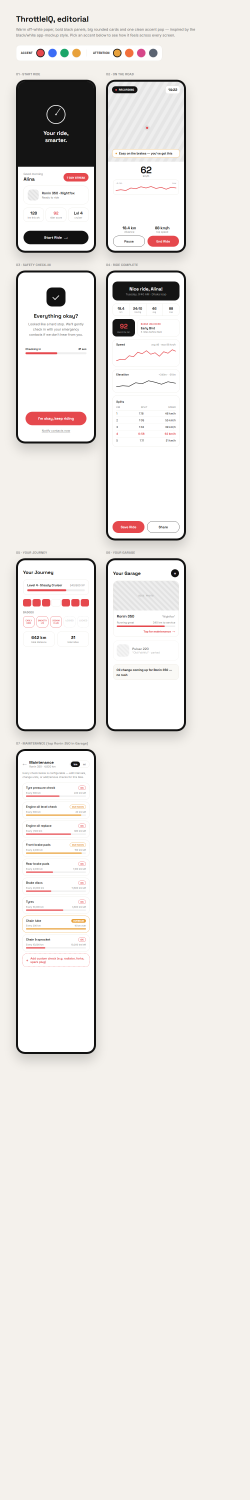
#> input picture website_demo/assets/ui/editorial-bw.png, 1000 x 6000 px, found by its file name (shown at 1/4 size)
$ python crop_screenshots.py
#> lines starting #> are read from the running program, lines starting #| are printed output that depends on the picture; after the words box and inside, x2 and y2 are one past the last pixel; in counts of white or black regions, pixels touching at a corner belong together
# -*- coding: utf-8 -*-
"""Crops 6 app-screen cards out of the two UI-sheet demo images
(`../../website_demo/assets/ui/{carbon-mono,editorial-bw}.png`, each a
1000x6000 2-column grid of 7 stacked screen cards) into standalone PNGs
for the social ad creatives.

The crop boxes below were measured once via background-diff row/column
projection: for each column x-range, find rows whose pixel difference
from the corner background color exceeds a threshold (20 for the light
Editorial sheet's paper background; needs to drop to ~20 for Carbon
Mono too once restricted to a single column, since dark-on-dark
contrast is low). Columns landed at x:(64,384) and x:(424,744) in both
sheets. Re-run that projection if the source sheets are ever
re-exported at different card positions — see the README's
"Regenerating after a UI change" section.

Three crops (`commuter-maintenance`, `commuter-ridelog`,
`enthusiast-journey`) have real content ending well before the source
card's full height — the sheet bakes in trailing blank space so every
card in a row matches the row's tallest card. Those three are trimmed
to their real content height (found via the same diff projection,
looking for the single largest contiguous non-content gap) so the ad
creative doesn't carry dead space. The other three (`enthusiast-
telemetry`, `family-parent`, `family-spouse`) keep their full crop —
their internal whitespace is deliberate breathing room before a
bottom-anchored CTA, not dead trailing space.

`family-parent`/`family-spouse` additionally get two bands redacted
after crop (see `REDACT` below, `issues_fixed.md` §72.1): the Safety
Check-In screen's own on-screen copy — "Looked like a hard stop. We'll
gently check in with your emergency contacts if we don't hear from
you" and a "Notify contacts now" link — implies live crash-contact
delivery that doesn't exist (`crash-notifications.ts` is mock
end-to-end, blocked on Blaze billing, same gap as §69.O3/§33). The
surrounding ad copy in `social.py` is already opt-in-only; this keeps
the screenshot itself from contradicting it. Each band is filled with
the locally-sampled background color (not a fixed color) so it blends
into either skin without a visible seam. If the source sheets are ever
re-exported, re-measure these bands the same way (crop a preview slice
around the paragraph/link and inspect it) — do not skip this step when
re-running this script, or the overclaim comes back.

Second pass (2026-09-19, for the wider `social-07..26` set): each sheet
has 7 stacked screen-cards per column and only some were cropped above.
Measured the same way (row-wise background-diff against each sheet's
`bg`, threshold 20) to find every remaining card's exact (y0, y1), then
padded ±10px to match the original six's convention:

- `start-ride-{carbon,editorial}` — card 01 (home/"Start Ride"), both
  skins, previously uncropped. The Editorial sheet's row-1 cards
  (`start-ride-editorial`, `on-the-road-editorial`) both need a tighter
  y1 (1030, not the naive core+10 of 1075) than the same detection
  method gives elsewhere: the background-diff mask stays "non-background"
  past the card's real rounded-bottom border (~1015) because of the
  card's own drop shadow, so a naive core+10 pad reaches far enough to
  pick up the next row's faint gray section label ("04 · RIDE COMPLETE"
  / similar) sitting at ~1048-1060. Checked visually (crop a wide band
  and inspect) rather than trusting the diff numbers alone — every other
  new crop below was spot-checked at its bottom 100px this same way and
  came back clean.
- `on-the-road-editorial` — card 02 in the Editorial skin (Carbon
  Mono's version was already `enthusiast-telemetry`).
- `garage-{carbon,editorial}` — card 06 ("Your Garage": bike list +
  service-due bar), both skins, previously uncropped.
- `journey-carbon` — card 05 in Carbon Mono (Editorial's version was
  already `enthusiast-journey`); kept full height (no trim) since the
  642 km / 31-rides total boxes sit right after the badge row with no
  real gap to cut at.
- `maintenance-carbon` — card 07 in Carbon Mono (Editorial's version
  was already `commuter-maintenance`); trimmed to the same ~73% content
  ratio as the Editorial crop so both stop at the same "Chain lube —
  OVERDUE" row.
- `ridecomplete-hero-editorial` — card 04 in Editorial (stats/badge/
  speed+elevation charts/Splits table — same content depth as Carbon
  Mono's `commuter-ridelog`, just the other skin), trimmed the same way
  to drop the card's own trailing Save Ride/Share buttons. (A separate
  crop of just those two buttons was tried and dropped — mostly empty
  card, not worth a creative on its own.)
"""
import os
import numpy as np
from PIL import Image, ImageDraw

HERE = os.path.dirname(os.path.abspath(__file__))
UI = os.path.join(HERE, "..", "..", "website_demo", "assets", "ui")
OUT = os.path.join(HERE, "screenshots")

CORNER_RADIUS = 30

# (sheet, (x0, y0, x1, y1)) — before trimming
CROPS = {
    "commuter-maintenance": ("editorial-bw.png", (54, 2986, 394, 4231)),
    "commuter-ridelog":     ("carbon-mono.png",  (414, 1002, 754, 2102)),
    "enthusiast-telemetry": ("carbon-mono.png",  (414, 241, 754, 953)),
    "enthusiast-journey":   ("editorial-bw.png", (54, 2223, 394, 2940)),
    "family-parent":        ("carbon-mono.png",  (54, 1002, 394, 1714)),
    "family-spouse":        ("editorial-bw.png", (54, 1072, 394, 1789)),
    # second pass — see module docstring
    "start-ride-carbon":            ("carbon-mono.png",  (54, 241, 394, 953)),
    "start-ride-editorial":         ("editorial-bw.png", (54, 308, 394, 1030)),
    "on-the-road-editorial":        ("editorial-bw.png", (414, 308, 754, 1030)),
    "garage-carbon":                ("carbon-mono.png",  (414, 2151, 754, 2863)),
    "garage-editorial":             ("editorial-bw.png", (414, 2219, 754, 2984)),
    "journey-carbon":               ("carbon-mono.png",  (54, 2151, 394, 2863)),
    "maintenance-carbon":           ("carbon-mono.png",  (54, 2912, 394, 4152)),
    "ridecomplete-hero-editorial":  ("editorial-bw.png", (414, 1068, 754, 2226)),
}

# post-crop trim to the real content height (drops baked-in trailing
# blank space; see module docstring)
TRIM_HEIGHT = {
    "commuter-maintenance": 910,
    "commuter-ridelog": 715,
    "enthusiast-journey": 375,
    "maintenance-carbon": 905,
    "ridecomplete-hero-editorial": 740,
}

# post-crop redaction bands (see module docstring + issues_fixed.md §72.1):
# [(y0, y1), ...] in the *cropped* image's own coordinates, filled with the
# locally-sampled background color.
REDACT = {
    "family-parent": [(196, 256), (647, 666)],
    "family-spouse": [(217, 275), (644, 660)],
}


def rounded_alpha(im, radius):
    im = im.convert("RGBA")
    mask = Image.new("L", im.size, 0)
    ImageDraw.Draw(mask).rounded_rectangle([0, 0, im.width - 1, im.height - 1],
                                            radius=radius, fill=255)
    im.putalpha(mask)
    return im


def redact_bands(im, bands):
    """Fill each (y0, y1) band with the locally-sampled background color
    (sampled just above the band, center columns) so the patch blends in
    on either a dark or light skin without a visible seam."""
    arr = np.array(im.convert("RGB"))
    im = im.convert("RGBA")
    d = ImageDraw.Draw(im)
    for y0, y1 in bands:
        row = arr[max(0, y0 - 8):y0 - 3, 30:im.width - 30, :]
        bg = tuple(int(v) for v in np.median(row, axis=(0, 1)))
        d.rectangle([14, y0, im.width - 14, y1], fill=bg + (255,))
    return im


def main():
    os.makedirs(OUT, exist_ok=True)
    sheets = {}
    for name, (sheet_name, box) in CROPS.items():
        if sheet_name not in sheets:
            sheets[sheet_name] = Image.open(os.path.join(UI, sheet_name)).convert("RGB")
        sheet = sheets[sheet_name]
#> sheet is the input picture: PIL image 1000x6000 RGB; mean R, G, B 233.7, 230.4, 226.9
        crop = sheet.crop(box)
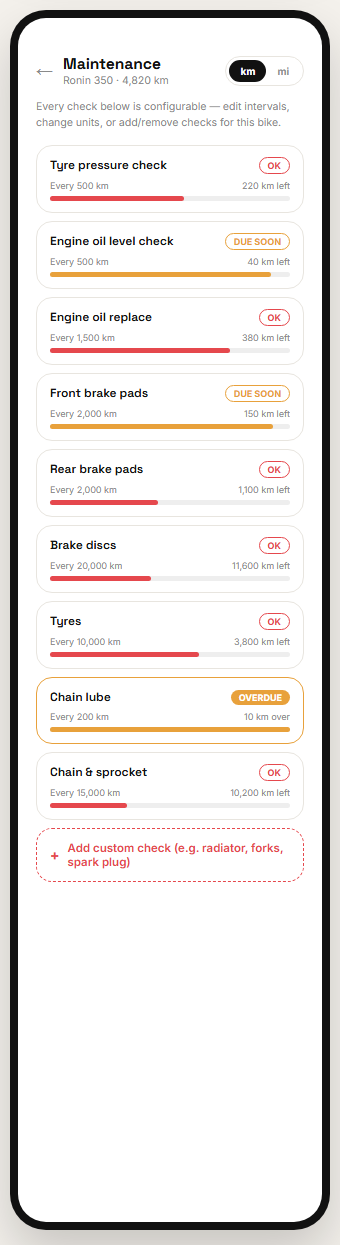
#> crop: PIL image 340x1245 RGB; mean R, G, B 235.2, 232, 230.4
        if name in TRIM_HEIGHT:
            crop = crop.crop((0, 0, crop.width, TRIM_HEIGHT[name]))
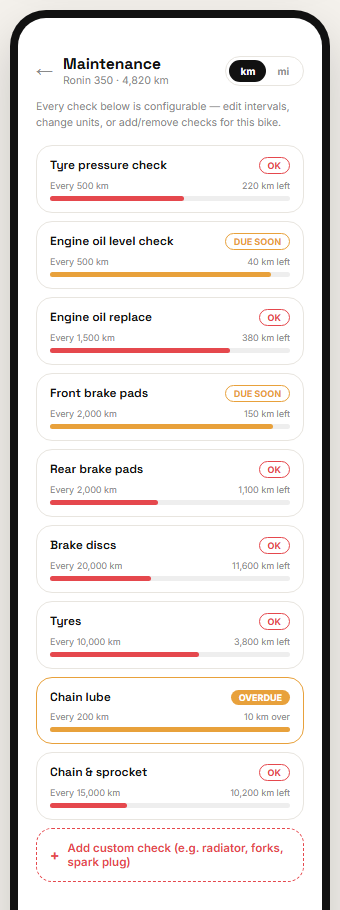
#> crop: PIL image 340x910 RGB; mean R, G, B 234.9, 230.6, 228.6
        if name in REDACT:
            crop = redact_bands(crop, REDACT[name])
        crop = rounded_alpha(crop, CORNER_RADIUS)
#> in rounded_alpha, `mask = Image.new("L", im.size, 0)`: mask: PIL image 340x910 L; every value is 0
#> in rounded_alpha, `ImageDraw.Draw(mask).rounded_rectangle([0, 0, im.width - 1, im.height ..`:
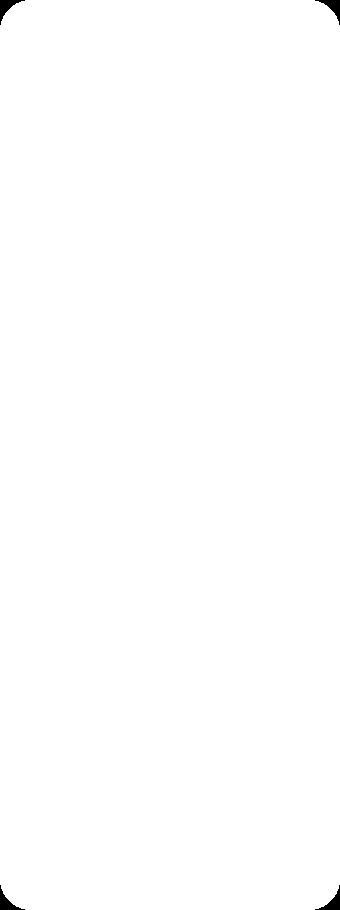
#> mask: PIL image 340x910 L; 99.7% white; 4 black regions, box (x1, y1, x2, y2) and area: (0, 0, 25, 25) 203, (315, 0, 340, 25) 203, (0, 885, 25, 910) 203, (315, 885, 340, 910) 203
        path = os.path.join(OUT, f"{name}.png")
        crop.save(path)
        print("wrote", path, crop.size)
#| wrote DOCS/General/posters/social/screenshots/commuter-maintenance.png (340, 910)
#> pass 2 of the loop in main, `for name, (sheet_name, box) in CROPS.items():`:
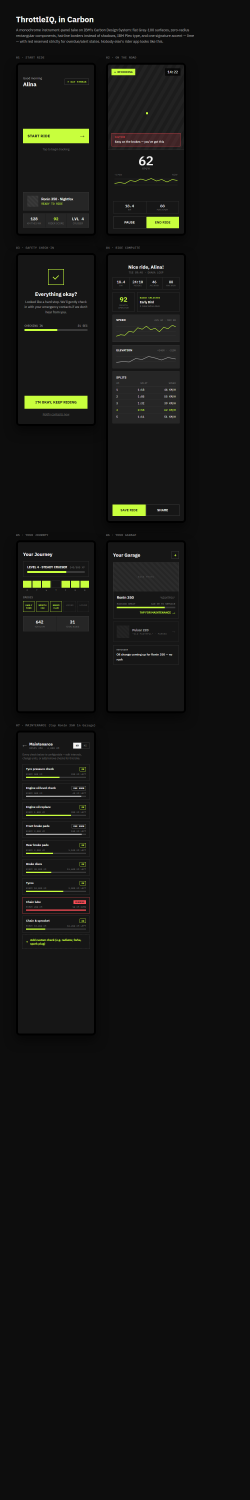
#> input picture DOCS/old/ui_stuff/carbon-mono.png, 1000 x 6000 px, found by its file name (shown at 1/4 size)
#> in main, sheet is the input picture: PIL image 1000x6000 RGB; mean R, G, B 19, 19.4, 17.5
#> in main, `crop = crop.crop((0, 0, crop.width, TRIM_HEIGHT[name]))`:
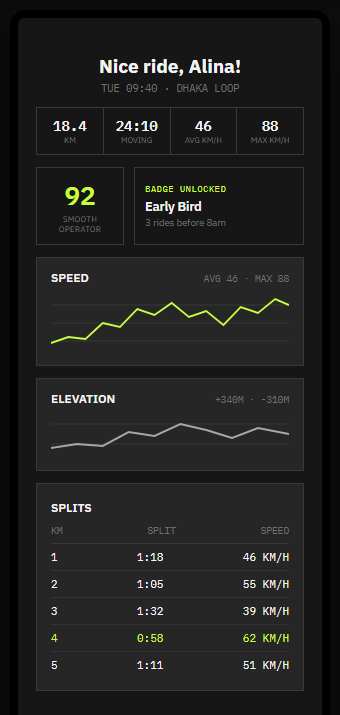
#> crop: PIL image 340x715 RGB; mean R, G, B 32, 32.2, 31.2
#> in rounded_alpha (call 2), `ImageDraw.Draw(mask).rounded_rectangle([0, 0, im.width - 1, im.height ..`:
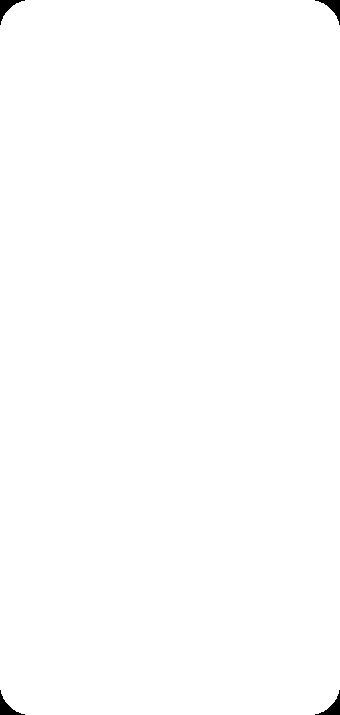
#> mask: PIL image 340x715 L; 99.7% white; 4 black regions, box (x1, y1, x2, y2) and area: (0, 0, 25, 25) 203, (315, 0, 340, 25) 203, (0, 690, 25, 715) 203, (315, 690, 340, 715) 203
#| wrote DOCS/General/posters/social/screenshots/commuter-ridelog.png (340, 715)


if __name__ == "__main__":
    main()
